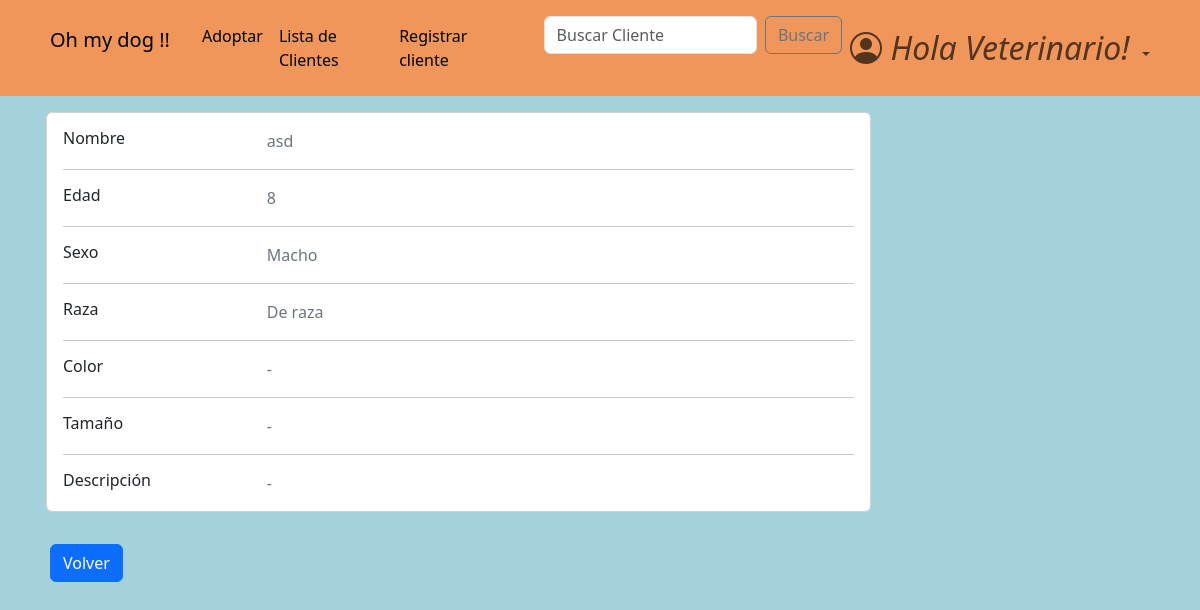
Page /dogs/dog_profile/1 (signed in) on the earlier database version.
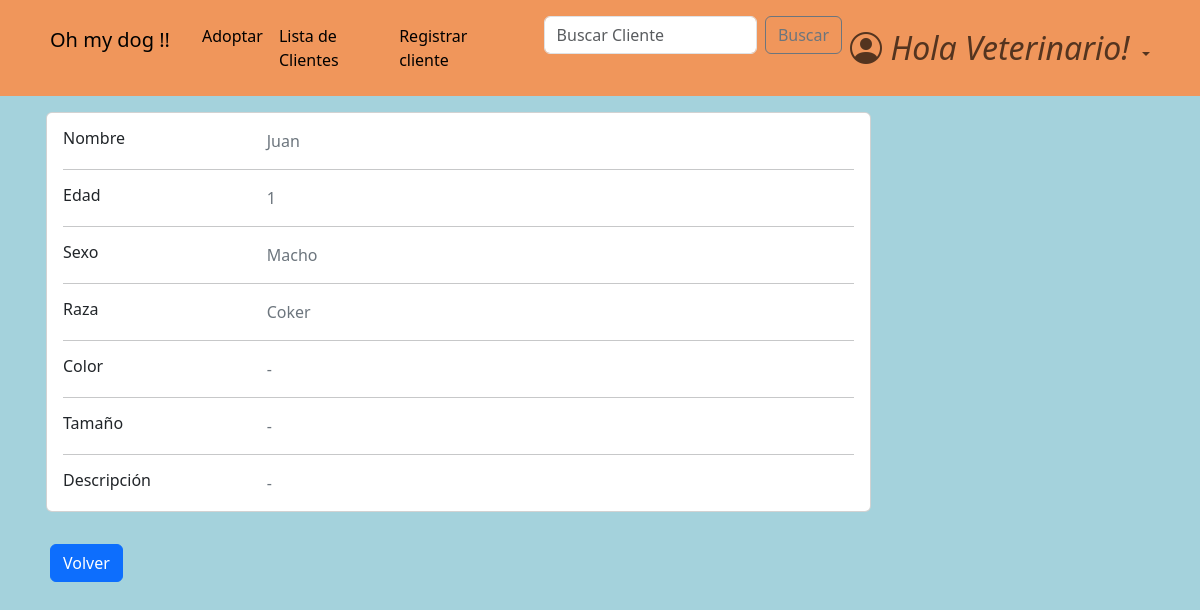
Same page on the later database version.
### dogs/models.py (models this page shows, shortened)
class Dog(models.Model):
    class Sex(models.TextChoices):
        male = "Macho"
        female = "Hembra"
    class Breed(models.TextChoices):
        no_breed = "Sin raza"
        coker = "Coker"
        pastor_aleman = "Pastor aleman"
        bulldog = "Bulldog"
        labrador = "Labrador"
        golden = "Golder"
        caniche = "Caniche"
        chihuahua = "Chihuahua"
        bulldog_frances = "Bulldog Frances"
        beagle = "Beagle"
        boxer = "Boxer"
        galgo = "Galgo"
        dalmata = "Dalmata"
        sharpei = "Shar pei"
    class Color(models.TextChoices):
        white = "Blanco"
        black = "Negro"
        brown = "Marrón"
        black_and_white = "Blanco y negro"
        other = "Otro color"
    class Size(models.TextChoices):
        big = "Grande"
        medium = "Mediano"
        short = "pequeño"
    def default_value():
        return '-'
    name = models.CharField(
        max_length=15
    )
    age = models.PositiveIntegerField()
    sex = models.CharField(
        max_length=10,
        choices=Sex.choices
    )
    breed = models.CharField(
        max_length=20,
        choices=Breed.choices
    )
    color = models.CharField(
        max_length=20,
        choices=Color.choices,
        default=default_value
    )
    size = models.CharField(
        max_length=10,
        default=default_value
    )
    description = models.TextField(
        max_length=100,
        default=default_value
    )
    owner = models.ForeignKey(
        CustomUser,
        blank=True,
        on_delete=models.CASCADE,
        null=True
    )

### dogs/views.py (the view)
# urls.py: path('dog_profile/<pk>', views.dog_profile_view, name='dog_profile'),
def dog_profile_view(request, pk):
    if not request.user.is_authenticated:
        return redirect('login')
    dog = Dog.objects.get(pk=pk)
    context = {
        'dog': dog,
    }
    return render(request, 'dog_profile.html', context)

### dogs/templates/dog_profile.html
{% extends 'home.html' %}
{% block content %}
<main>
    <div class="container card-izq " >
    <div class="row row-1">
        <div class="col-md-9">
        <div class="card mb-3">
            <div class="card-body">
            <div class="row">
                <div class="col-sm-3">
                <h6 class="mb-0">Nombre</h6>
                </div>
                <div class="col-sm-9 text-secondary">
                {{ dog.name }}
                </div>
            </div>
            <hr>
            <div class="row">
                <div class="col-sm-3">
                <h6 class="mb-0">Edad</h6>
                </div>
                <div class="col-sm-9 text-secondary">
                {{ dog.age }}
                </div>
            </div>
            <hr>
            <div class="row">
                <div class="col-sm-3">
                <h6 class="mb-0">Sexo</h6>
                </div>
                <div class="col-sm-9 text-secondary">
                {{ dog.sex }}
                </div>
            </div>
            <hr>
            <div class="row">
                <div class="col-sm-3">
                <h6 class="mb-0">Raza</h6>
                </div>
                <div class="col-sm-9 text-secondary">
                {{ dog.breed }}
                </div>
            </div>
            <hr>
            <div class="row">
                <div class="col-sm-3">
                <h6 class="mb-0">Color</h6>
                </div>
                <div class="col-sm-9 text-secondary">
                {{ dog.color }}
                </div>
            </div>
            <hr>
            <div class="row">
                <div class="col-sm-3">
                <h6 class="mb-0">Tamaño</h6>
                </div>
                <div class="col-sm-9 text-secondary">
                {{ dog.size }}
                </div>
            </div>
            <hr>
            <div class="row">
                <div class="col-sm-3">
                <h6 class="mb-0">Descripción</h6>
                </div>
                <div class="col-sm-9 text-secondary">
                {{ dog.description }}
                </div>
            </div>
            </div>
        </div>
        </div>
    <div class="container card-izq " >
        <a href="{% url 'home' %}" class="btn btn-primary">Volver</a>
    </div>
</main>
{% endblock  %}

Differences in the rows shown:
changed Dog "Macho": name "asd" → "Juan"; age "8" → "1"; breed "De raza" → "Coker"
